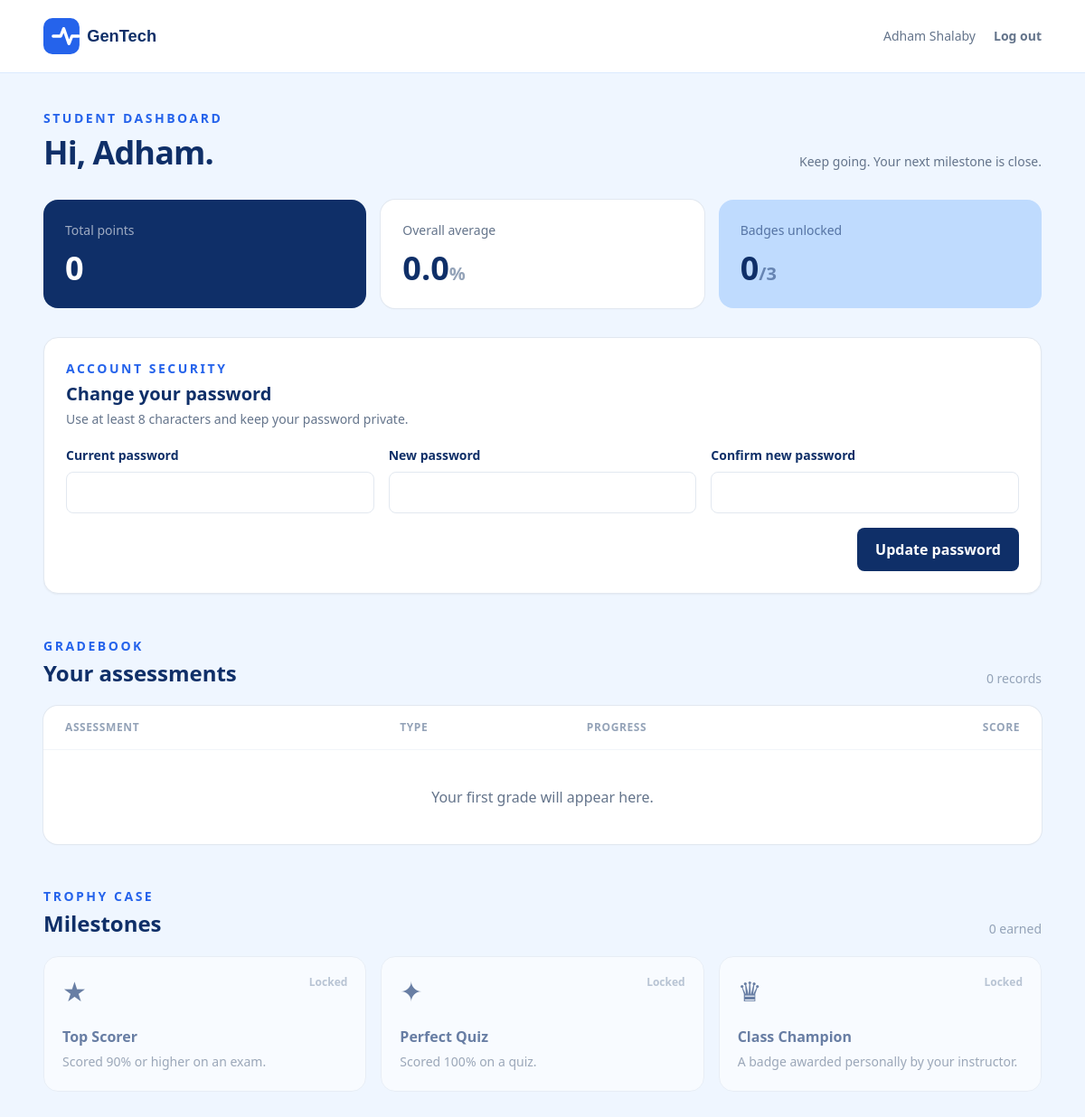
The page /dashboard (signed in) on the database its author committed.
### app.py (models this page shows, shortened)
class User(db.Model):
    id = db.Column(db.Integer, primary_key=True)
    student_id = db.Column(db.String(50), unique=True, nullable=False, index=True)
    name = db.Column(db.String(120), nullable=False)
    email = db.Column(db.String(160), unique=True, nullable=True)
    password_hash = db.Column(db.String(255), nullable=False)
    role = db.Column(db.String(20), nullable=False, default="student")
    grades = db.relationship("Grade", back_populates="student", cascade="all, delete-orphan")
    badges = db.relationship("StudentBadge", back_populates="student", cascade="all, delete-orphan")

class Badge(db.Model):
    id = db.Column(db.Integer, primary_key=True)
    name = db.Column(db.String(100), unique=True, nullable=False)
    description = db.Column(db.String(255), nullable=False)
    icon_name = db.Column(db.String(20), nullable=False, default="award")
    criteria_type = db.Column(db.String(30), nullable=False, default="manual")
    awards = db.relationship("StudentBadge", back_populates="badge", cascade="all, delete-orphan")

### app.py (the view)
@app.get("/dashboard")
@login_required
def dashboard():
    user = current_user()
    grades = Grade.query.filter_by(student_id=user.id).join(Assessment).order_by(Assessment.type, Assessment.title).all()
    total_points = sum(grade.score for grade in grades)
    possible_points = sum(grade.assessment.max_score for grade in grades)
    average = total_points / possible_points * 100 if possible_points else 0
    all_badges = Badge.query.order_by(Badge.id).all()
    unlocked = {award.badge_id: award for award in user.badges}
    return render_template("dashboard.html", user=user, grades=grades, average=average, total_points=total_points, all_badges=all_badges, unlocked=unlocked)

### app.py (called while the page is built)
def current_user():
    user_id = session.get("user_id")
    return db.session.get(User, user_id) if user_id else None

@app.context_processor
def inject_user():
    return {"current_user": current_user()}

def login_required(view):
    @wraps(view)
    def wrapped(*args, **kwargs):
        if not current_user():
            return redirect(url_for("login"))
        return view(*args, **kwargs)
    return wrapped

### templates/dashboard.html (shortened to what this page needs)
<!doctype html>
<html lang="en">
<head><meta charset="utf-8"><meta name="viewport" content="width=device-width, initial-scale=1"><title>Dashboard | GenTech</title><script src="https://cdn.tailwindcss.com"></script></head>
<body class="min-h-screen bg-blue-50 text-[#0f2f68]">
  <header class="border-b border-blue-100 bg-white"><div class="mx-auto flex max-w-6xl items-center justify-between px-6 py-5"><a href="{{ url_for('dashboard') }}"><img src="{{ url_for('static', filename='logo-placeholder.svg') }}" alt="GenTech" class="h-10 w-auto"></a><div class="flex items-center gap-5"><span class="hidden text-sm text-slate-500 sm:block">{{ user.name }}</span>{% if user.role == 'admin' %}<a href="{{ url_for('admin') }}" class="text-sm font-bold text-blue-600">Admin</a>{% endif %}<a href="{{ url_for('logout') }}" class="text-sm font-semibold text-slate-500 hover:text-blue-800">Log out</a></div></div></header>
  <main class="mx-auto max-w-6xl px-6 py-10">
    <div class="flex flex-col justify-between gap-3 sm:flex-row sm:items-end"><div><p class="text-sm font-bold uppercase tracking-[.18em] text-[#2563eb]">Student dashboard</p><h1 class="mt-2 text-4xl font-black tracking-tight">Hi, {{ user.name.split(' ')[0] }}.</h1></div><p class="text-sm text-slate-500">Keep going. Your next milestone is close.</p></div>
    <section class="mt-8 grid gap-4 sm:grid-cols-3"><div class="rounded-2xl bg-[#0f2f68] p-6 text-white"><p class="text-sm text-white/60">Total points</p><p class="mt-3 text-4xl font-black">{{ '%.0f'|format(total_points) }}</p></div><div class="rounded-2xl bg-white p-6 shadow-sm ring-1 ring-slate-200"><p class="text-sm text-slate-500">Overall average</p><p class="mt-3 text-4xl font-black">{{ '%.1f'|format(average) }}<span class="text-xl text-slate-400">%</span></p></div><div class="rounded-2xl bg-[#bfdbfe] p-6"><p class="text-sm text-[#0f2f68]/60">Badges unlocked</p><p class="mt-3 text-4xl font-black">{{ unlocked|length }}<span class="text-xl text-[#0f2f68]/50">/{{ all_badges|length }}</span></p></div></section>
    <section class="mt-8 rounded-2xl border border-slate-200 bg-white p-6 shadow-sm"><div class="flex flex-col justify-between gap-2 sm:flex-row sm:items-center"><div><p class="text-sm font-bold uppercase tracking-[.18em] text-[#2563eb]">Account security</p><h2 class="mt-1 text-xl font-black">Change your password</h2><p class="mt-1 text-sm text-slate-500">Use at least 8 characters and keep your password private.</p></div></div><form method="post" action="{{ url_for('change_password') }}" class="mt-5 grid gap-4 md:grid-cols-3"><label class="text-sm font-semibold">Current password<input name="current_password" type="password" required autocomplete="current-password" class="mt-2 w-full rounded-lg border border-slate-200 p-3 outline-none ring-[#2563eb] focus:ring-2"></label><label class="text-sm font-semibold">New password<input name="new_password" type="password" minlength="8" required autocomplete="new-password" class="mt-2 w-full rounded-lg border border-slate-200 p-3 outline-none ring-[#2563eb] focus:ring-2"></label><label class="text-sm font-semibold">Confirm new password<input name="confirm_password" type="password" minlength="8" required autocomplete="new-password" class="mt-2 w-full rounded-lg border border-slate-200 p-3 outline-none ring-[#2563eb] focus:ring-2"></label><button class="rounded-lg bg-[#0f2f68] px-5 py-3 font-bold text-white hover:bg-slate-700 md:col-span-3 md:justify-self-end">Update password</button></form></section>
    <section class="mt-12"><div class="flex items-end justify-between"><div><p class="text-sm font-bold uppercase tracking-[.18em] text-[#2563eb]">Gradebook</p><h2 class="mt-1 text-2xl font-black">Your assessments</h2></div><span class="text-sm text-slate-400">{{ grades|length }} records</span></div><div class="mt-5 overflow-hidden rounded-2xl bg-white shadow-sm ring-1 ring-slate-200"><div class="hidden grid-cols-[1.3fr_.7fr_1fr_.7fr] gap-4 border-b border-slate-100 px-6 py-4 text-xs font-bold uppercase tracking-wider text-slate-400 sm:grid"><span>Assessment</span><span>Type</span><span>Progress</span><span class="text-right">Score</span></div>{% for grade in grades %}<div class="grid gap-3 border-b border-slate-100 px-6 py-5 last:border-0 sm:grid-cols-[1.3fr_.7fr_1fr_.7fr] sm:items-center sm:gap-4"><div><p class="font-bold">{{ grade.assessment.title }}</p><p class="text-xs text-slate-400 sm:hidden">{{ grade.assessment.type|capitalize }}</p></div><span class="hidden text-sm capitalize text-slate-500 sm:block">{{ grade.assessment.type }}</span><div><div class="mb-1 flex justify-between text-xs text-slate-400"><span>{{ '%.0f'|format(grade.score) }}/{{ '%.0f'|format(grade.assessment.max_score) }}</span><span>{{ '%.0f'|format(grade.score / grade.assessment.max_score * 100) }}%</span></div><div class="h-2 overflow-hidden rounded-full bg-slate-100"><div class="h-full rounded-full bg-[#2563eb]" style="width: {{ [grade.score / grade.assessment.max_score * 100, 100]|min }}%"></div></div></div><p class="text-left font-black sm:text-right">{{ '%.1f'|format(grade.score) }} <span class="font-normal text-slate-400">/ {{ '%.1f'|format(grade.assessment.max_score) }}</span></p></div>{% else %}<p class="px-6 py-10 text-center text-slate-500">Your first grade will appear here.</p>{% endfor %}</div></section>
    <section class="mt-12"><p class="text-sm font-bold uppercase tracking-[.18em] text-[#2563eb]">Trophy case</p><div class="mt-1 flex items-end justify-between"><h2 class="text-2xl font-black">Milestones</h2><span class="text-sm text-slate-400">{{ unlocked|length }} earned</span></div><div class="mt-5 grid gap-4 sm:grid-cols-2 lg:grid-cols-3">{% for badge in all_badges %}{% set award = unlocked.get(badge.id) %}<article class="rounded-2xl border p-5 {% if award %}border-[#bfdbfe] bg-[#fffaf6]{% else %}border-slate-200 bg-white opacity-60{% endif %}"><div class="flex items-start justify-between"><span class="text-3xl">{% if badge.icon_name == 'star' %}★{% elif badge.icon_name == 'sparkles' %}✦{% else %}♛{% endif %}</span>{% if award %}<span class="rounded-full bg-[#bfdbfe] px-2.5 py-1 text-xs font-bold">Unlocked</span>{% else %}<span class="text-xs font-semibold text-slate-400">Locked</span>{% endif %}</div><h3 class="mt-5 font-black">{{ badge.name }}</h3><p class="mt-1 text-sm leading-6 text-slate-500">{{ badge.description }}</p>{% if award %}<p class="mt-4 text-xs font-semibold text-[#2563eb]">Unlocked {{ award.unlocked_at.strftime('%b %d, %Y') if award.unlocked_at else '' }}</p>{% endif %}</article>{% endfor %}</div></section>
  </main>
</body>
</html>

### rows shown on the page
User: name "Adham Shalaby", name "Adham"
Badge: name "Top Scorer", description "Scored 90% or higher on an exam."
Badge: name "Perfect Quiz", description "Scored 100% on a quiz."
Badge: name "Class Champion", description "A badge awarded personally by your instructor."

### other values the page prints
{{ '%.0f'|format(total_points) }} "0"
{{ '%.1f'|format(average) }} "0.0"
{{ unlocked|length }} "0"
{{ all_badges|length }} "3"
{{ grades|length }} "0"
